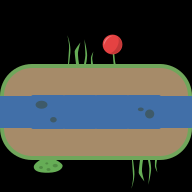

Rendered tile map (Tiled .tmx) drawn with the repository's tilesets; below, a short description and the map source with its tile grids summarised:
An orthogonal 6x6 tile map with 32x32 px tiles, 2 tile layers (ground, deco).

<map version="1.0" orientation="orthogonal" renderorder="left-down" width="6" height="6" tilewidth="32" tileheight="32" nextobjectid="12">
 <tileset firstgid="1" source="tileset.tsx" />
 <layer name="ground" width="6" height="6">
  <data>[36 cells, 18 non-empty, 9 distinct tile ids]</data>
 </layer>
 <layer name="deco" width="6" height="6">
  <data>[36 cells, 4 non-empty, 4 distinct tile ids]</data>
 </layer>
</map>
